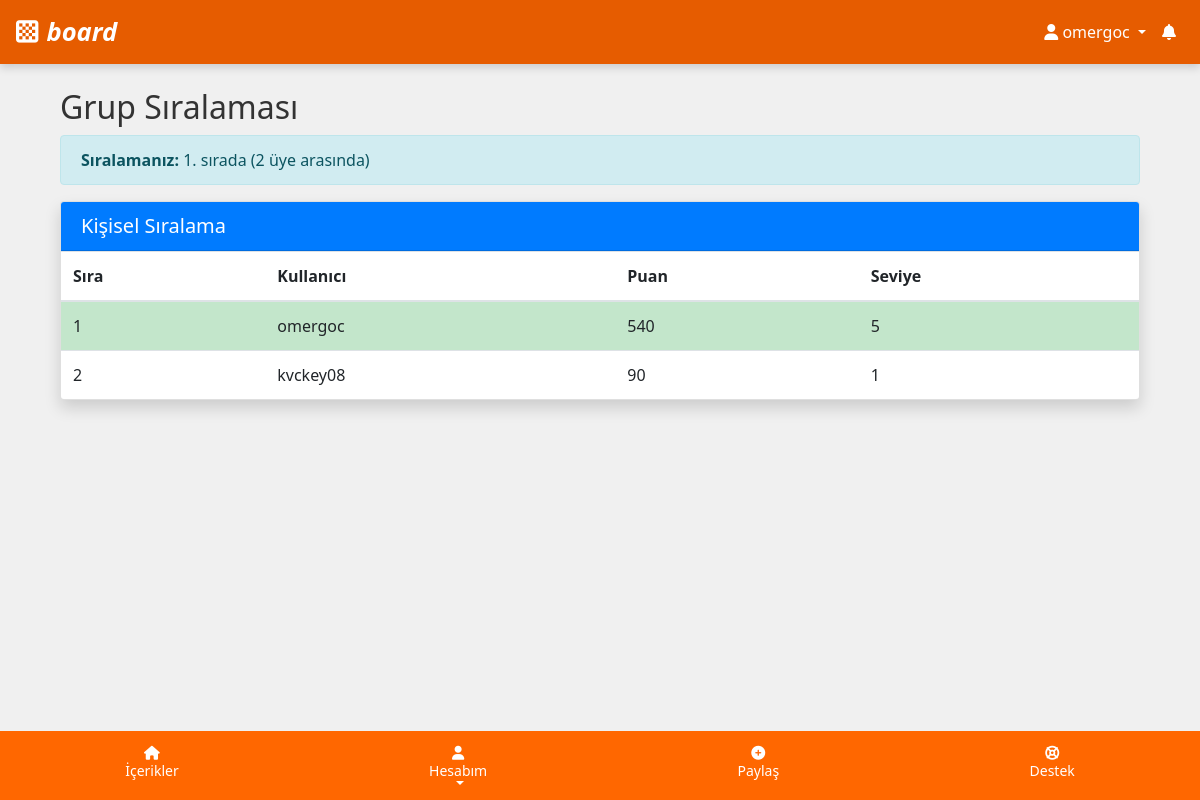
Page /leaderboard/ (signed in) on the earlier database version.
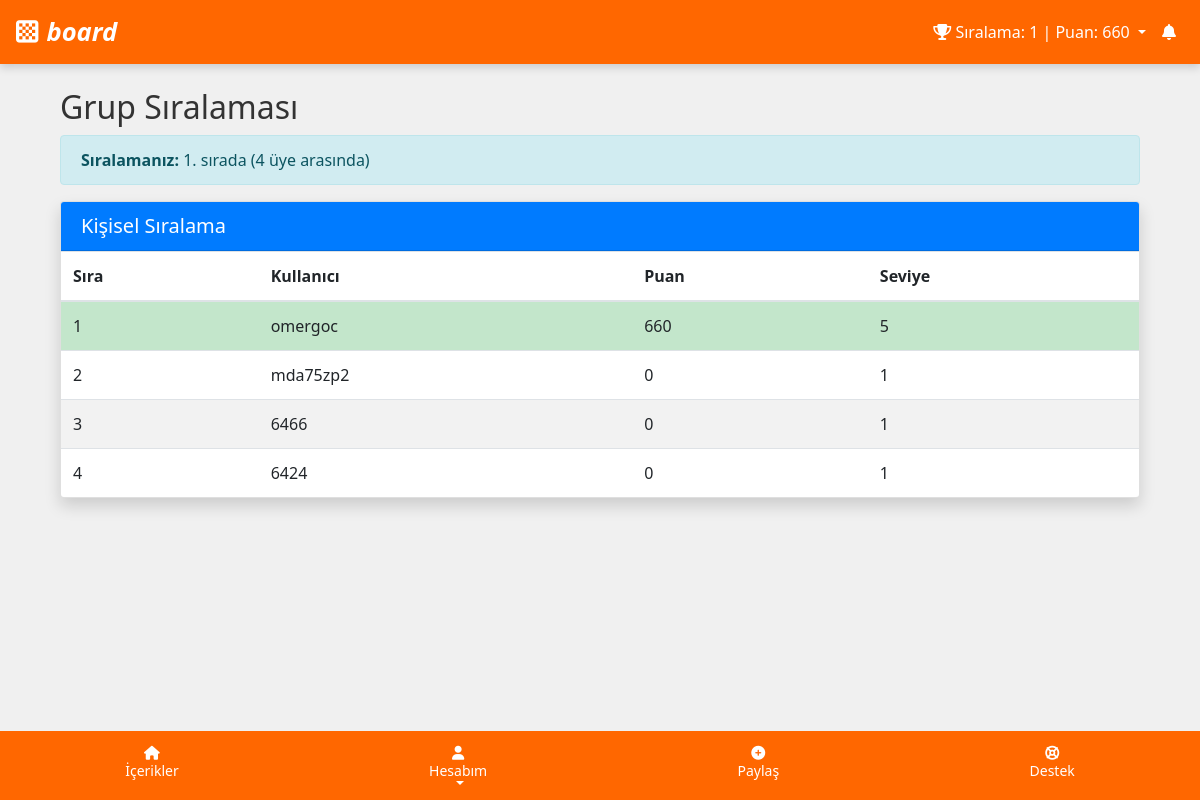
Same page on the later database version.
### users/models.py (models this page shows, shortened)
class CustomUser(AbstractUser):
    team = models.ForeignKey('Team', on_delete=models.SET_NULL, null=True, blank=True, related_name='members')
    registration_code = models.CharField('Kayıt Kodu', max_length=6, unique=True, null=True, blank=True)
    gender = models.CharField('Cinsiyet', max_length=10, choices=[('male', 'Erkek'), ('female', 'Kadın'), ('other', 'Diğer')])
    avatar = models.CharField('Avatar', max_length=100, null=True, blank=True)
    registration_code_used = models.CharField('Kullanılan Kayıt Kodu', max_length=6, null=True, blank=True)
    progress = models.OneToOneField(Progress, on_delete=models.CASCADE, null=True, blank=True, related_name='user_progress')
    group = models.ForeignKey('Group', on_delete=models.SET_NULL, null=True, blank=True, related_name='members')
    class Meta:
        verbose_name = 'Kullanıcı'
        verbose_name_plural = 'Kullanıcılar'

class Progress(models.Model):
    user = models.OneToOneField('CustomUser', on_delete=models.CASCADE, related_name='progress_instance')
    level = models.IntegerField('Seviye', default=1)
    points = models.IntegerField('Puan', default=0)
    FEATURE_LEVELS = {
        'can_use_bold_text': 2,
        'can_use_colored_text': 3,
        'can_use_background': 4,
        'can_share_gif': 5,
        'can_share_photo': 6,
        'can_share_audio': 7,
        'can_share_video': 8,
        'can_spin_wheel': 9,
        'can_choose_reward': 10,
    }
    LEVEL_THRESHOLDS = {
        1: 0,
        2: 100,
        3: 250,
        4: 400,
        5: 500,
        6: 650,
        7: 800,
        8: 1000,
        9: 1500,
        10: 2000,
    }
    def get_level_progress_text(self):
        current_level_threshold = self.LEVEL_THRESHOLDS.get(self.level, 0)
        next_level_threshold = self.LEVEL_THRESHOLDS.get(self.level + 1, current_level_threshold)
        if next_level_threshold == current_level_threshold:
            return f"Seviye {self.level} (Maksimum)"
        progress_in_level = self.points - current_level_threshold
        points_needed_for_next_level = next_level_threshold - current_level_threshold
        return f"Seviye {self.level} ({progress_in_level}/{points_needed_for_next_level})"
    def can_use_bold_text(self):
        return self.level >= 2
    def can_use_colored_text(self):
        return self.level >= 3
    def can_use_background(self):
        return self.level >= 4
    def can_share_gif(self):
        return self.level >= 5
    def can_share_photo(self):
        return self.level >= 6
    def can_share_audio(self):
        return self.level >= 7
    def can_share_video(self):
        return self.level >= 8
    def can_spin_wheel(self):
        return self.level >= 9
    def can_choose_reward(self):
        return self.level >= 10

### posts/views.py (the view)
# urls.py: path('leaderboard/', group_leaderboard_view, name='group_leaderboard'),
@login_required(login_url='login')
def group_leaderboard_view(request):
    user = request.user
    user_group = user.group
    if user_group and user_group.is_team_based and user.team:
        return redirect('team_leaderboard')
    from users.utils import get_user_ranking_info
    ranking_info = get_user_ranking_info(user)
    from users.models import Progress
    leaderboard = Progress.objects.filter(user__group=user_group).order_by('-points')
    return render(request, 'group_leaderboard.html', {
        'leaderboard': leaderboard,
        'ranking_info': ranking_info
    })

### posts/templatetags/custom_filters.py (called while the page is built)
@register.filter
def has_second_survey_due(user):
    try:
        return user.survey_completion.is_second_survey_due()
    except:
        return False

### users/models.py (called while the page is built, shortened)
    def is_second_survey_due(self):
        if not self.completed or self.second_survey_completed:
            return False

### users/utils.py (called while the page is built)
def get_leaderboard_url(user):
    if not user.group:
        return None  # Grup yoksa leaderboard URL'si de yok
    if user.group.name in ['A', 'B']:
        return reverse('group_leaderboard')
    elif user.group.name in ['C', 'D', 'F']:
        return reverse('team_leaderboard')
    else:
        return None

### templates/group_leaderboard.html (shortened to what this page needs)
{% extends 'base.html' %}
{% block content %}
<div class="container mt-4">
    <h2>Grup Sıralaması</h2>
    {% if ranking_info %}
    <div class="alert alert-info">
        <strong>Sıralamanız:</strong>
        {% if ranking_info.rank %}
            {{ ranking_info.rank }}. sırada ({{ ranking_info.total_members }} üye arasında)
        {% else %}
            Sıralama bilgisi bulunamadı.
        {% endif %}
    </div>
    {% endif %}
    <div class="card shadow mb-4">
        <div class="card-header bg-primary text-white">
            <h5 class="mb-0">Kişisel Sıralama</h5>
        </div>
        <div class="card-body p-0">
            <div class="table-responsive">
                <table class="table table-striped mb-0">
                    <thead>
                        <tr>
                            <th>Sıra</th>
                            <th>Kullanıcı</th>
                            <th>Puan</th>
                            <th>Seviye</th>
                        </tr>
                    </thead>
                    <tbody>
                        {% for user_progress in leaderboard %}
                        <tr {% if user_progress.user == request.user %}class="table-success"{% endif %}>
                            <td>{{ forloop.counter }}</td>
                            <td>{{ user_progress.user.username }}</td>
                            <td>{{ user_progress.points }}</td>
                            <td>{{ user_progress.level }}</td>
                        </tr>
                        {% empty %}
                        <tr>
                            <td colspan="4" class="text-center py-4">Henüz sıralama bilgisi bulunmuyor.</td>
                        </tr>
                        {% endfor %}
                    </tbody>
                </table>
            </div>
        </div>
    </div>
</div>
{% endblock %}

### templates/base.html (shortened to what this page needs)
{% load static %}
{% load custom_filters %}
<!DOCTYPE html>
<html lang="tr">
<head>
    <link href="https://stackpath.bootstrapcdn.com/bootstrap/4.5.2/css/bootstrap.min.css" rel="stylesheet">
    <link rel="stylesheet" href="https://cdnjs.cloudflare.com/ajax/libs/font-awesome/6.4.0/css/all.min.css" />
</head>
<body>
    <nav class="navbar navbar-expand-lg navbar-light">
        <a class="navbar-brand d-flex align-items-center" href="/">
            <i class="fas fa-chess-board" style="color: white; font-size: 1.6rem; margin-right: 8px;"></i>
            <span style="color: white; font-style: italic; font-size: 1.6rem;">
                board
            </span>
        </a>
        <div class="collapse navbar-collapse" id="mobileNavbar">
            <ul class="navbar-nav ml-auto">
                {% if not request.user.is_authenticated %}
                    <li class="nav-item">
                        <a class="nav-link" href="{% url 'register' %}">Kayıt Ol</a>
                    </li>
                    <li class="nav-item">
                        <a class="nav-link" href="{% url 'login' %}">Giriş Yap</a>
                    </li>
                {% else %}
                    <li class="nav-item dropdown">
                        <a class="nav-link dropdown-toggle" href="#" id="userDropdown" role="button" data-toggle="dropdown" aria-haspopup="true" aria-expanded="false">
                            {% if show_leaderboard %}
                                <i class="fas fa-trophy"></i> Sıralama: {{ ranking_info.rank }} | Puan: {{ points }}
                            {% elif show_progress_bar %}
                                <i class="fas fa-signal"></i> Seviye: {{ level }} | Puan: {{ points }}
                            {% else %}
                                <i class="fas fa-user"></i> {{ request.user.username }}
                            {% endif %}
                        </a>
                        <div class="dropdown-menu dropdown-menu-right" aria-labelledby="userDropdown">
                            <li class="nav-item dropdown">
                                <a class="nav-link position-relative" href="#" id="notificationsDropdown" role="button" data-toggle="dropdown" aria-haspopup="true" aria-expanded="false">
                                    <i class="fas fa-bell"></i>
                                </a>
                            </li>
                        </div>
                    </li>
                {% endif %}
            </ul>
        </div>
    </nav>
    <div class="container mt-1 mb-5">
        {% block content %}{% endblock %}
    </div>
{% if request.user.is_authenticated %}
<div class="footer">
    <a href="{% url 'post_list' %}" class="footer-link">
        <i class="fas fa-home"></i>
        <span>İçerikler</span>
    </a>
    <div class="dropdown">
        <a href="#" class="footer-link dropdown-toggle" id="footerProfileDropdown" data-toggle="dropdown" aria-haspopup="true" aria-expanded="false">
            <i class="fas fa-user"></i>
            <span>Hesabım</span>
        </a>
    </div>
    <a href="{% url 'post_create' %}" class="footer-link">
        <i class="fas fa-plus-circle"></i>
        <span>Paylaş</span>
    </a>
    <a href="{% url 'support_request_list' %}" class="footer-link">
        <i class="fas fa-life-ring"></i>
        <span>Destek</span>
    </a>
</div>
{% endif %}
</body>
</html>

Differences in the rows shown:
no longer on this page (row edited): CustomUser: user.username "omergoc"
no longer on this page (row unchanged): Progress: user.username "kvckey08", points "90", level "1"
changed Progress "omergoc": points "540" → "660"
now on this page (row unchanged): Progress: user.username "mda75zp2", points "0", level "1"
added Progress: user.username "6466", points "0", level "1"
added Progress: user.username "6424", points "0", level "1"
Other differences:
{{ ranking_info.rank }}: (not shown) → "1"
{{ points }}: (not shown) → "660"
{{ ranking_info.total_members }}: "2" → "4"
text now shown: "Sıralama: | Puan:"
